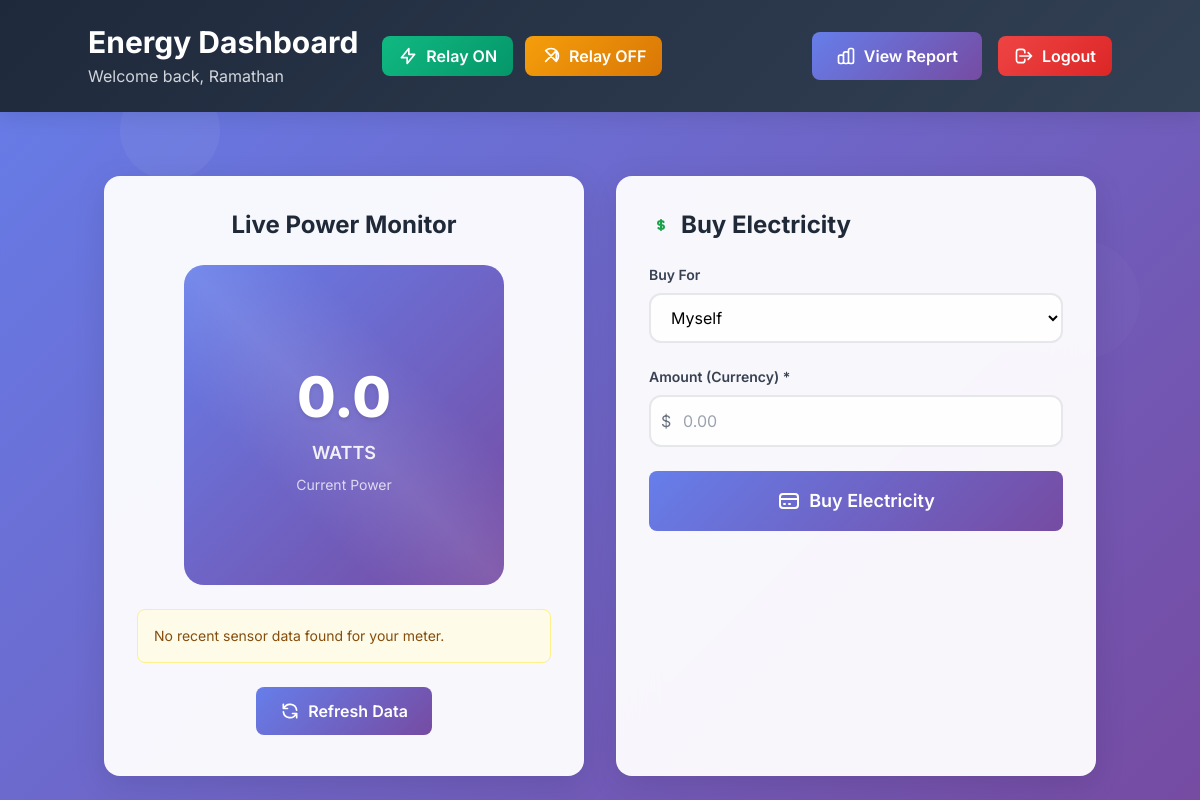
/user (signed in), run on an earlier commit of the app's database.
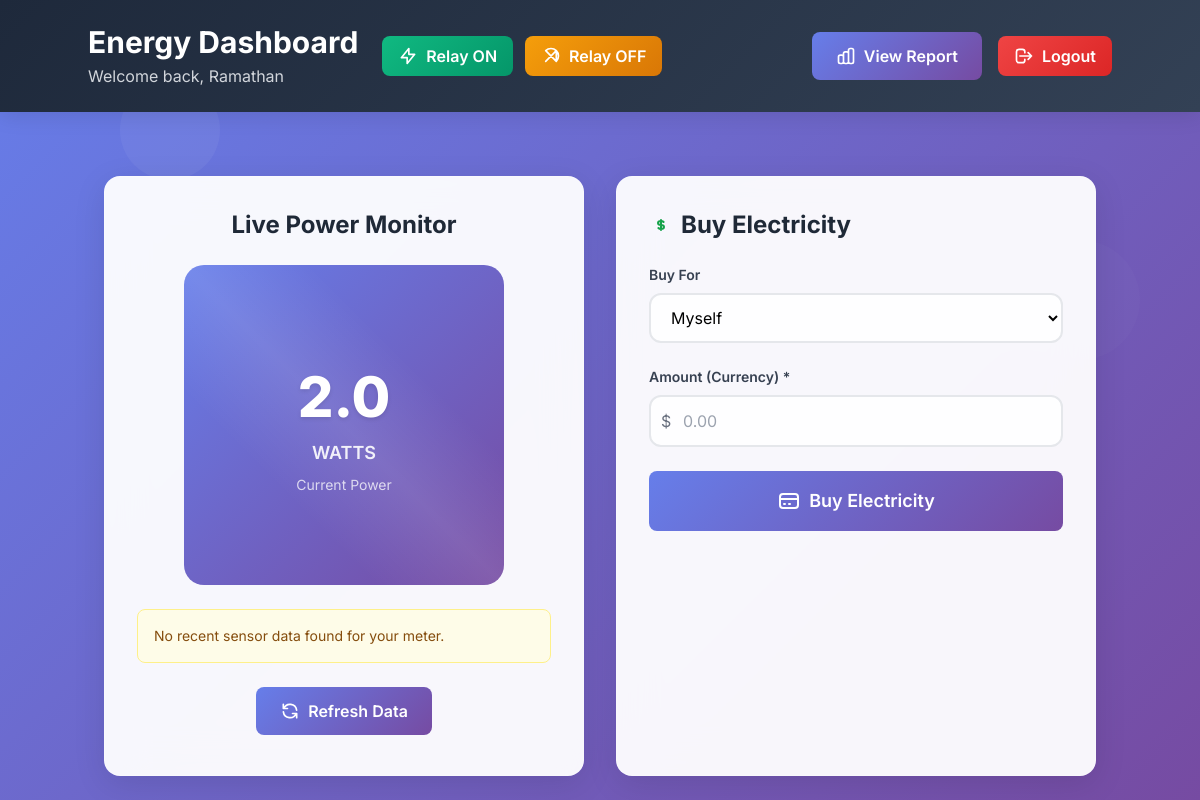
And on a later commit of the database.
### app.py (models this page shows)
class User(db.Model):
    __tablename__ = 'users'
    id = db.Column(db.Integer, primary_key=True)
    username = db.Column(db.String(50), unique=True, nullable=False)
    password = db.Column(db.String(100), nullable=False)
    phone = db.Column(db.String(20))
    meter_number = db.Column(db.String(50), unique=True)
    province = db.Column(db.String(50))
    district = db.Column(db.String(50))
    sector = db.Column(db.String(50))
    gender = db.Column(db.String(10))
    role = db.Column(db.String(10), default='admin')  # 'admin' or 'user'
    current_power = db.Column(db.Float, default=0.0)
    date_created = db.Column(db.DateTime, default=datetime.utcnow)

### app.py (the view)
@app.route('/user', methods=['GET'])
@swag_from({
    'tags': ['User'],
    'summary': 'User dashboard',
    'description': 'The main dashboard for regular users',
    'responses': {
        200: {
            'description': 'User dashboard rendered successfully'
        },
        302: {
            'description': 'Redirect to login page if not authenticated'
        }
    }
})
def user_dashboard():
    user = current_user()
    if not user:
        flash("Please log in first.", "error")
        return redirect(url_for('login'))
    meter_data = SensorReading.query.filter_by(meter_number=user.meter_number).order_by(SensorReading.id.desc()).first()
    return render_template('user_dashboard.html', meter_data=meter_data, user=user)

### app.py (called while the page is built)
def current_user():
    if 'user_id' in session:
        return db.session.get(User, session['user_id'])
    return None

### templates/user_dashboard.html (shortened to what this page needs)
<!DOCTYPE html>
<html>
<head>
  <script src="https://cdn.tailwindcss.com"></script>
</head>
<body>
  <div class="floating-shapes">
    <div class="shape"></div>
  </div>
  <div class="header-gradient p-6 text-white">
    <div class="container mx-auto flex flex-col lg:flex-row justify-between items-center">
      <div class="flex items-center space-x-6 mb-4 lg:mb-0">
        <div>
          <h1 class="text-3xl font-bold">Energy Dashboard</h1>
          <p class="text-gray-300 mt-1">Welcome back, {{ user.username }}</p>
        </div>
        <div class="flex space-x-3">
          <button id="relayOnButton" class="btn-success px-4 py-2 rounded-lg flex items-center space-x-2">
            <svg class="w-5 h-5" fill="none" stroke="currentColor" viewBox="0 0 24 24">
              <path stroke-linecap="round" stroke-linejoin="round" stroke-width="2" d="M13 10V3L4 14h7v7l9-11h-7z"></path>
            </svg>
            <span>Relay ON</span>
          </button>
          <button id="relayOffButton" class="btn-warning px-4 py-2 rounded-lg flex items-center space-x-2">
            <svg class="w-5 h-5" fill="none" stroke="currentColor" viewBox="0 0 24 24">
              <path stroke-linecap="round" stroke-linejoin="round" stroke-width="2" d="M18.364 18.364A9 9 0 005.636 5.636m12.728 12.728L5.636 5.636m12.728 12.728L18.364 5.636M5.636 18.364l12.728-12.728"></path>
            </svg>
            <span>Relay OFF</span>
          </button>
        </div>
      </div>
      <div class="flex items-center space-x-4">
        <a href="{{ url_for('api_port_report', meter_number=user.meter_number) }}" class="btn-primary px-6 py-3 rounded-lg flex items-center space-x-2">
          <span>View Report</span>
        </a>
        <a href="{{ url_for('logout') }}" class="btn-danger px-4 py-2 rounded-lg flex items-center space-x-2">
          <svg class="w-5 h-5" fill="none" stroke="currentColor" viewBox="0 0 24 24">
            <path stroke-linecap="round" stroke-linejoin="round" stroke-width="2" d="M17 16l4-4m0 0l-4-4m4 4H7m6 4v1a3 3 0 01-3 3H6a3 3 0 01-3-3V7a3 3 0 013-3h4a3 3 0 013 3v1"></path>
          </svg>
          <span>Logout</span>
        </a>
      </div>
    </div>
  </div>
  <div class="container mx-auto mt-8 px-4">
    <div class="grid grid-cols-1 lg:grid-cols-2 gap-8">
      <div class="card rounded-2xl p-8">
        <h2 class="text-2xl font-bold text-gray-800 mb-6 text-center">Live Power Monitor</h2>
        <div class="power-display w-80 h-80 mx-auto flex flex-col justify-center items-center relative">
          <div class="text-center z-10">
            <div id="currentPowerDisplay" class="power-number">{{ user.current_power }}</div>
            <div class="text-lg font-semibold opacity-90">WATTS</div>
            <div class="text-sm opacity-75 mt-2">Current Power</div>
          </div>
        </div>
        {% if meter_data %}
          <div class="mt-6 p-4 bg-gray-50 rounded-lg">
            <div class="text-sm text-gray-600 mb-2">Latest Reading</div>
            <div class="text-xs text-gray-500">{{ meter_data.reading_time }}</div>
          </div>
        {% else %}
          <div class="mt-6 p-4 bg-yellow-50 rounded-lg border border-yellow-200">
            <div class="text-sm text-yellow-800">No recent sensor data found for your meter.</div>
          </div>
        {% endif %}
        <div class="mt-6 text-center">
          <button id="refreshBtn" class="btn-primary px-6 py-3 rounded-lg flex items-center space-x-2 mx-auto">
            <svg class="w-5 h-5" fill="none" stroke="currentColor" viewBox="0 0 24 24">
              <path stroke-linecap="round" stroke-linejoin="round" stroke-width="2" d="M4 4v5h.582m15.356 2A8.001 8.001 0 004.582 9m0 0H9m11 11v-5h-.581m0 0a8.003 8.003 0 01-15.357-2m15.357 2H15"></path>
            </svg>
            <span>Refresh Data</span>
          </button>
        </div>
      </div>
      <div class="card rounded-2xl p-8">
        <h2 class="text-2xl font-bold text-gray-800 mb-6 flex items-center">
          <svg class="w-6 h-6 mr-2 text-green-600" fill="none" stroke="currentColor" viewBox="0 0 24 24">
            <path stroke-linecap="round" stroke-linejoin="round" stroke-width="2" d="M12 8c-1.657 0-3 .895-3 2s1.343 2 3 2 3 .895 3 2-1.343 2-3 2m0-8c1.11 0 2.08.402 2.599 1M12 8V7m0 1v8m0 0v1m0-1c-1.11 0-2.08-.402-2.599-1"></path>
          </svg>
          Buy Electricity
        </h2>
        <form method="POST" action="{{ url_for('user_buy_electricity') }}" id="buyElectricityForm">
          <div class="mb-6">
            <label class="block text-sm font-semibold text-gray-700 mb-2">Buy For</label>
            <select name="buy_for" id="buy_for" class="input-field w-full">
              <option value="self">Myself</option>
            </select>
          </div>
          <div class="mb-6" id="amountDiv">
            <label class="block text-sm font-semibold text-gray-700 mb-2">Amount (Currency) *</label>
            <div class="relative">
              <span class="absolute left-3 top-1/2 transform -translate-y-1/2 text-gray-500">$</span>
              <input type="number" step="0.01" name="amount" class="input-field w-full pl-8" required placeholder="0.00">
            </div>
          </div>
          <button type="submit" id="buyButton" class="btn-primary w-full py-4 rounded-lg text-lg font-semibold flex items-center justify-center space-x-2">
            <svg class="w-6 h-6" fill="none" stroke="currentColor" viewBox="0 0 24 24">
              <path stroke-linecap="round" stroke-linejoin="round" stroke-width="2" d="M3 10h18M7 15h1m4 0h1m-7 4h12a3 3 0 003-3V8a3 3 0 00-3-3H6a3 3 0 00-3 3v8a3 3 0 003 3z"></path>
            </svg>
            <span>Buy Electricity</span>
          </button>
        </form>
      </div>
    </div>
  </div>
</body>
</html>

### templates/user_dashboard.html (style rules this page uses)
body { font-family: 'Inter', sans-serif; background: linear-gradient(135deg, #667eea 0%, #764ba2 100%); min-height: 100vh; }
.card { backdrop-filter: blur(20px); background: rgba(255, 255, 255, 0.95); border: 1px solid rgba(255, 255, 255, 0.2); box-shadow: 0 8px 32px rgba(0, 0, 0, 0.1); transition: all 0.3s ease; }
.power-display { background: linear-gradient(135deg, #667eea 0%, #764ba2 100%); color: white; border-radius: 20px; position: relative; overflow: hidden; }
.power-display::before { content: ''; position: absolute; top: 0; left: 0; right: 0; bottom: 0; background: linear-gradient(45deg, transparent 30%, rgba(255, 255, 255, 0.1) 50%, transparent 70%); animation: shine 3s infinite; }
.power-number { font-size: 3.5rem; font-weight: 800; text-shadow: 0 2px 4px rgba(0, 0, 0, 0.1); transition: all 0.3s ease; }
.btn-primary { background: linear-gradient(135deg, #667eea 0%, #764ba2 100%); border: none; color: white; font-weight: 600; transition: all 0.3s ease; position: relative; overflow: hidden; }
.btn-primary::before { content: ''; position: absolute; top: 0; left: -100%; width: 100%; height: 100%; background: linear-gradient(90deg, transparent, rgba(255, 255, 255, 0.2), transparent); transition: left 0.5s ease; }
.btn-success { background: linear-gradient(135deg, #10b981 0%, #059669 100%); border: none; color: white; font-weight: 600; transition: all 0.3s ease; }
.btn-warning { background: linear-gradient(135deg, #f59e0b 0%, #d97706 100%); border: none; color: white; font-weight: 600; transition: all 0.3s ease; }
.btn-danger { background: linear-gradient(135deg, #ef4444 0%, #dc2626 100%); border: none; color: white; font-weight: 600; transition: all 0.3s ease; }
.input-field { border: 2px solid #e5e7eb; border-radius: 12px; padding: 0.75rem 1rem; transition: all 0.3s ease; background: rgba(255, 255, 255, 0.9); }
.header-gradient { background: linear-gradient(135deg, #1e293b 0%, #334155 100%); box-shadow: 0 4px 20px rgba(0, 0, 0, 0.1); }
.floating-shapes { position: fixed; top: 0; left: 0; width: 100%; height: 100%; pointer-events: none; z-index: -1; }
.shape { position: absolute; border-radius: 50%; animation: float 6s ease-in-out infinite; }
.shape:nth-child(1) { width: 100px; height: 100px; background: rgba(255, 255, 255, 0.05); top: 10%; left: 10%; animation-delay: 0s; }

What changed in the data, as far as the page shows it:
changed User "Ramathan": current_power "0.0" → "2.0"
